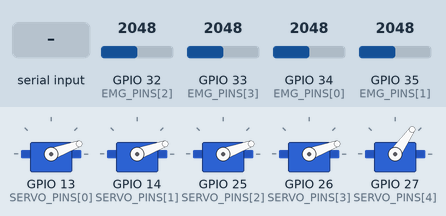
The sketch below on a simulated ESP32. Parts: 5 × servo. Inputs (shaded band) come from the test bench; at power-on: GPIO 34 (EMG_PINS[0]) = 2048, GPIO 35 (EMG_PINS[1]) = 2048, GPIO 32 (EMG_PINS[2]) = 2048, GPIO 33 (EMG_PINS[3]) = 2048 (analog values on the 0–4095 scale). What the sketch prints to the serial monitor is not drawn.

Above: at 3.6 s.
3.7 s: GPIO 34 (EMG_PINS[0]) set to 2866
At 5.0 s:
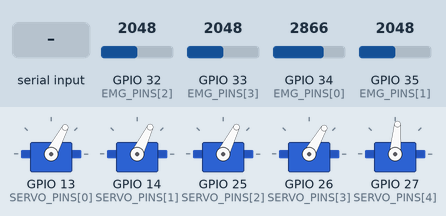
5.7 s: "o\n" received over Serial
At 5.85 s:
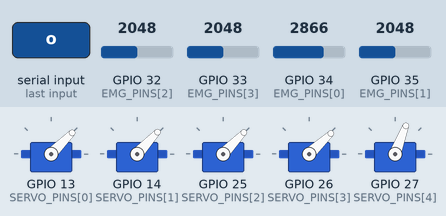
7.5 s: "a\n" received over Serial
At 8.7 s:
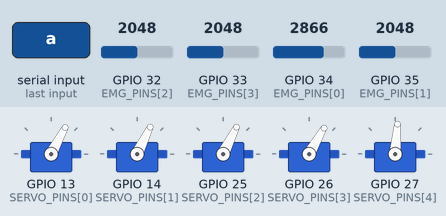
9.0 s: GPIO 35 (EMG_PINS[1]) set to 2866
At 10.5 s:
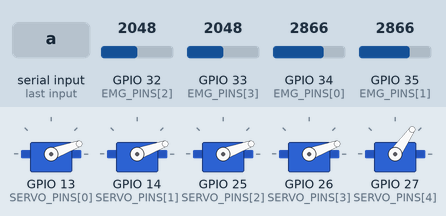
10.8 s: GPIO 34 (EMG_PINS[0]) set to 3972
At 11.7 s:
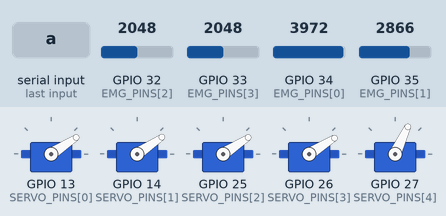
12.4 s: GPIO 35 (EMG_PINS[1]) set to 3972
At 12.9 s:
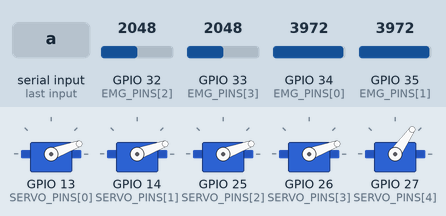
Timing chart, 0 to 15.0 s (numbered marks = the images above; inputs shaded):
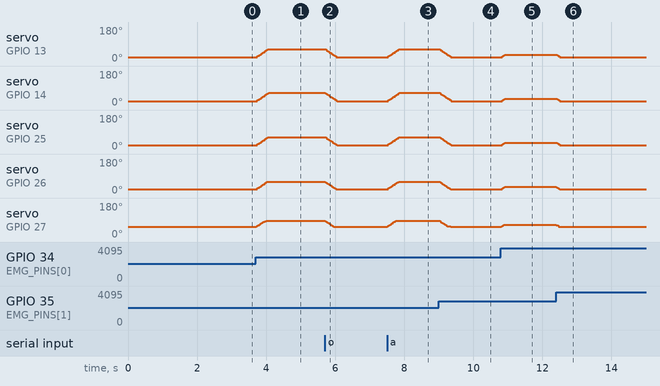

Measured:
- after the input at 3.7 s, servo on GPIO 13 (SERVO_PINS[0]): moves from 20° to 62° over 0.37 s, starting at once; servo on GPIO 14 (SERVO_PINS[1]): moves from 20° to 64° over 0.37 s, starting at once
- after the input at 5.7 s, servo on GPIO 13 (SERVO_PINS[0]): moves from 62° to 20° over 0.35 s, starting at once; servo on GPIO 14 (SERVO_PINS[1]): moves from 64° to 20° over 0.36 s, starting at once
- after the input at 7.5 s, servo on GPIO 13 (SERVO_PINS[0]): moves from 20° to 62° over 0.36 s, starting at once; servo on GPIO 14 (SERVO_PINS[1]): moves from 20° to 64° over 0.36 s, starting at once
- after the input at 9.0 s, servo on GPIO 13 (SERVO_PINS[0]): moves from 62° to 20° over 0.32 s, starting at once; servo on GPIO 14 (SERVO_PINS[1]): moves from 64° to 20° over 0.34 s, starting at once
- after the input at 10.8 s, servo on GPIO 13 (SERVO_PINS[0]), servo on GPIO 25 (SERVO_PINS[2]): 20° → 33° at once; servo on GPIO 14 (SERVO_PINS[1]): 20° → 34° at once; servo on GPIO 26 (SERVO_PINS[3]): 20° → 32° at once; servo on GPIO 27 (SERVO_PINS[4]): 55° → 65° at once
- after the input at 12.4 s, servo on GPIO 13 (SERVO_PINS[0]), servo on GPIO 25 (SERVO_PINS[2]): 33° → 20° at once; servo on GPIO 14 (SERVO_PINS[1]): 34° → 20° at once; servo on GPIO 26 (SERVO_PINS[3]): 32° → 20° at once; servo on GPIO 27 (SERVO_PINS[4]): 65° → 55° at once

The sketch:

esp32_hand.ino
```cpp
/*
 * NeuroGrip — four-channel sEMG → ESP32 → five-servo hand
 *
 * Target: classic ESP32 DevKit / ESP32-WROOM.
 * Arduino library: ESP32Servo (install through Library Manager).
 *
 * CONDITIONED sEMG envelope outputs:
 *   Flexor channel 1   -> GPIO34 (ADC1)
 *   Extensor channel 2 -> GPIO35 (ADC1)
 *   Auxiliary channel 3 -> GPIO32 (ADC1)
 *   Auxiliary channel 4 -> GPIO33 (ADC1)
 *
 * Servo PWM signals:
 *   Index -> GPIO13; Middle -> GPIO14; Ring -> GPIO25;
 *   Little -> GPIO26; Thumb -> GPIO27.
 *
 * Control policy:
 *   Flexor channel closes the fingers. Extensor activity releases the grip.
 *   Channels 3 and 4 are sampled and reported for later calibration; they are
 *   not yet classified into independent gestures.
 *
 * IMPORTANT:
 * - These GPIOs expect conditioned EMG ENV outputs, never raw electrodes.
 * - Use four compatible EMG front-end outputs if all four channels are wired.
 *   Power each front end as stated in its own datasheet and keep each output
 *   within the ESP32 ADC input range.
 * - Servos MUST use a separate regulated supply sized for the combined stall
 *   current of the exact motors. Never power five servos from ESP32 3V3.
 * - Join the servo-supply GND, sensor GND and ESP32 GND together.
 * - Servo angles below are example values. Test with the mechanism unloaded
 *   and linkages disconnected; tune the directions and limits before assembly.
 * - This is an educational prototype, not a validated medical-device controller.
 */

#include <Arduino.h>
#include <ESP32Servo.h>

static const uint8_t EMG_COUNT = 4;
static const uint8_t EMG_PINS[EMG_COUNT] = {34, 35, 32, 33};

static const uint8_t SERVO_COUNT = 5;
static const uint8_t SERVO_PINS[SERVO_COUNT] = {13, 14, 25, 26, 27};
static const int OPEN_ANGLE[SERVO_COUNT] = {20, 20, 20, 20, 55};
static const int CLOSED_ANGLE[SERVO_COUNT] = {75, 78, 76, 72, 95};

static const uint32_t SERIAL_BAUD = 115200;
static const uint32_t TELEMETRY_INTERVAL_MS = 50;
static const uint32_t CALIBRATION_DURATION_MS = 2200;

static const float FILTER_ALPHA = 0.12f;
static const float START_THRESHOLD_COUNTS = 95.0f;
static const float STOP_THRESHOLD_COUNTS = 58.0f;
static const float FULL_CLOSURE_SPAN_COUNTS = 950.0f;
static const float MAX_DEGREES_PER_UPDATE = 1.2f;

Servo servos[SERVO_COUNT];
float filteredEmg[EMG_COUNT] = {0, 0, 0, 0};
float restBaseline[EMG_COUNT] = {0, 0, 0, 0};
float activation[EMG_COUNT] = {0, 0, 0, 0};
float currentAngles[SERVO_COUNT] = {20, 20, 20, 20, 55};

bool flexorActive = false;
bool extensorActive = false;
bool forceOpen = false;
float gripCommand = 0.0f;
uint32_t lastTelemetryMs = 0;

float clampFloat(float value, float low, float high) {
  if (value < low) return low;
  if (value > high) return high;
  return value;
}

float activationFromDelta(float delta, bool &active) {
  // Hysteresis keeps the control from flickering around its threshold.
  if (!active && delta >= START_THRESHOLD_COUNTS) active = true;
  else if (active && delta <= STOP_THRESHOLD_COUNTS) active = false;

  if (!active) return 0.0f;
  return clampFloat(
    (delta - START_THRESHOLD_COUNTS) / FULL_CLOSURE_SPAN_COUNTS,
    0.0f,
    1.0f
  );
}

void driveServos(float amount) {
  amount = clampFloat(amount, 0.0f, 1.0f);
  for (uint8_t i = 0; i < SERVO_COUNT; ++i) {
    const float target =
      OPEN_ANGLE[i] + amount * (CLOSED_ANGLE[i] - OPEN_ANGLE[i]);
    const float difference = target - currentAngles[i];
    const float step =
      clampFloat(difference, -MAX_DEGREES_PER_UPDATE, MAX_DEGREES_PER_UPDATE);
    currentAngles[i] += step;
    servos[i].write((int)roundf(currentAngles[i]));
  }
}

void printHelp() {
  Serial.println();
  Serial.println(F("NeuroGrip controls:"));
  Serial.println(F("  a -> resume automatic EMG control"));
  Serial.println(F("  o -> force OPEN pose"));
  Serial.println(F("  c -> recalibrate all four resting baselines; relax muscles"));
  Serial.println(F("  ? -> print help"));
  Serial.println();
}

void calibrateRestBaseline() {
  Serial.println();
  Serial.println(F("Relax muscles: collecting EMG rest baselines..."));
  uint64_t totals[EMG_COUNT] = {0, 0, 0, 0};
  uint32_t sampleCount = 0;
  const uint32_t start = millis();

  while (millis() - start < CALIBRATION_DURATION_MS) {
    for (uint8_t i = 0; i < EMG_COUNT; ++i) {
      totals[i] += (uint32_t)analogRead(EMG_PINS[i]);
    }
    ++sampleCount;
    delay(8);
  }

  if (sampleCount > 0) {
    for (uint8_t i = 0; i < EMG_COUNT; ++i) {
      restBaseline[i] = (float)totals[i] / (float)sampleCount;
      filteredEmg[i] = restBaseline[i];
      activation[i] = 0.0f;
    }
  }

  flexorActive = false;
  extensorActive = false;
  gripCommand = 0.0f;

  Serial.print(F("Baseline ADC: "));
  for (uint8_t i = 0; i < EMG_COUNT; ++i) {
    Serial.print(i + 1);
    Serial.print('=');
    Serial.print(restBaseline[i], 1);
    Serial.print(i == EMG_COUNT - 1 ? '\n' : ',');
  }
  Serial.println(F("Calibration complete. Tune thresholds from real recordings."));
}

void handleSerialCommands() {
  while (Serial.available() > 0) {
    const char command = (char)Serial.read();
    if (command == 'a' || command == 'A') {
      forceOpen = false;
      Serial.println(F("Mode: AUTO EMG"));
    } else if (command == 'o' || command == 'O') {
      forceOpen = true;
      Serial.println(F("Mode: FORCE_OPEN. Send 'a' to resume."));
    } else if (command == 'c' || command == 'C') {
      calibrateRestBaseline();
    } else if (command == '?') {
      printHelp();
    }
  }
}

void emitTelemetry(const int rawEmg[EMG_COUNT]) {
  const float estimatedVoltage = filteredEmg[0] * (3.3f / 4095.0f);
  const float levelPercent = activation[0] * 100.0f;
  const bool active = flexorActive || extensorActive;

  // Browser consumes these named CSV fields over USB serial at 115200 baud.
  Serial.print(F("raw=")); Serial.print(rawEmg[0]);
  Serial.print(F(",filtered=")); Serial.print(filteredEmg[0], 1);
  Serial.print(F(",baseline=")); Serial.print(restBaseline[0], 1);
  Serial.print(F(",env_est_V=")); Serial.print(estimatedVoltage, 3);
  Serial.print(F(",active=")); Serial.print(active ? 1 : 0);
  Serial.print(F(",grip=")); Serial.print(forceOpen ? 0.0f : gripCommand, 3);
  Serial.print(F(",level=")); Serial.print(forceOpen ? 0.0f : levelPercent, 1);

  for (uint8_t i = 0; i < EMG_COUNT; ++i) {
    Serial.print(F(",emg")); Serial.print(i + 1); Serial.print('=');
    Serial.print(activation[i], 3);
  }

  Serial.print(F(",mode="));
  Serial.println(forceOpen ? F("FORCE_OPEN") : F("AUTO"));
}

void setup() {
  Serial.begin(SERIAL_BAUD);
  delay(250);

  analogReadResolution(12);
  for (uint8_t i = 0; i < EMG_COUNT; ++i) {
    analogSetPinAttenuation(EMG_PINS[i], ADC_11db);
    pinMode(EMG_PINS[i], INPUT);
  }

  for (uint8_t i = 0; i < SERVO_COUNT; ++i) {
    servos[i].setPeriodHertz(50);
    servos[i].attach(SERVO_PINS[i], 500, 2500);
    currentAngles[i] = OPEN_ANGLE[i];
    servos[i].write(OPEN_ANGLE[i]);
  }

  Serial.println();
  Serial.println(F("======================================"));
  Serial.println(F(" NeuroGrip — EMG / ESP32 / 5 servos"));
  Serial.println(F("======================================"));
  Serial.println(F("Relax muscles for startup calibration."));
  printHelp();

  calibrateRestBaseline();
  lastTelemetryMs = millis();
}

void loop() {
  handleSerialCommands();

  int rawEmg[EMG_COUNT];
  for (uint8_t i = 0; i < EMG_COUNT; ++i) {
    rawEmg[i] = analogRead(EMG_PINS[i]);
    filteredEmg[i] = FILTER_ALPHA * (float)rawEmg[i] +
                     (1.0f - FILTER_ALPHA) * filteredEmg[i];

    const float delta = filteredEmg[i] - restBaseline[i];
    activation[i] = 0.0f;
    if (i == 0) {
      activation[i] = activationFromDelta(delta, flexorActive);
    } else if (i == 1) {
      activation[i] = activationFromDelta(delta, extensorActive);
    } else {
      activation[i] = clampFloat(
        (delta - START_THRESHOLD_COUNTS) / FULL_CLOSURE_SPAN_COUNTS,
        0.0f,
        1.0f
      );
    }
  }

  // Flexor closes the hand; extensor activity reduces/releases flexion.
  gripCommand = clampFloat(activation[0] - activation[1], 0.0f, 1.0f);
  if (forceOpen) gripCommand = 0.0f;
  driveServos(gripCommand);

  const uint32_t now = millis();
  if (now - lastTelemetryMs >= TELEMETRY_INTERVAL_MS) {
    lastTelemetryMs = now;
    emitTelemetry(rawEmg);
  }
  delay(8);
}
```
